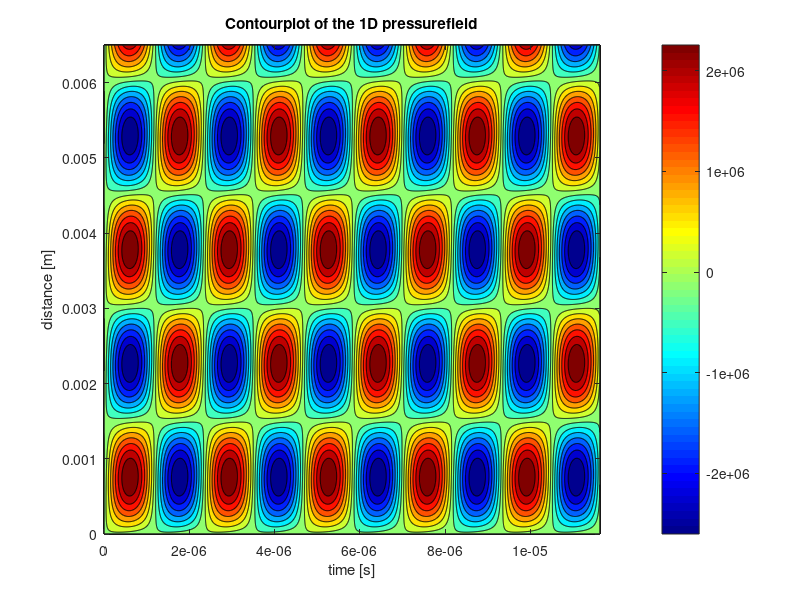
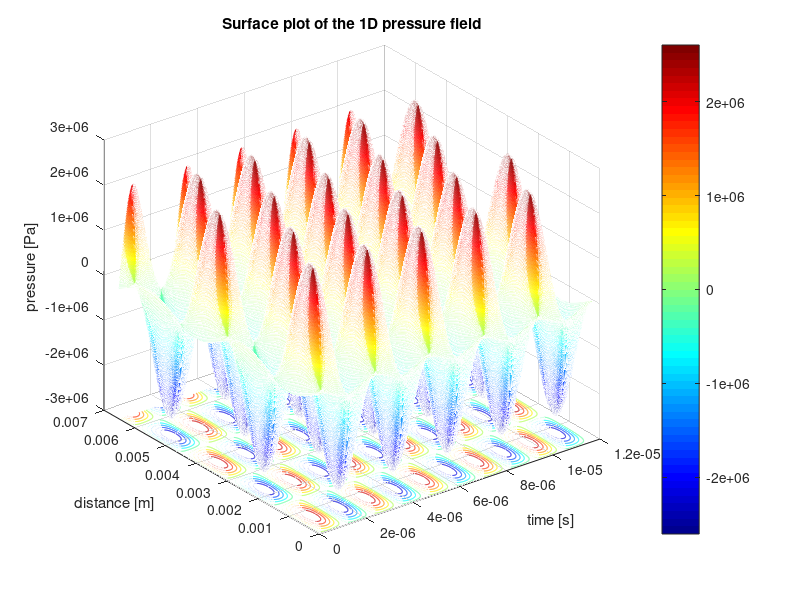

Reproduce these figures in MATLAB, in order.
% This script is an intent to accurately model a piezoelectric transuducer,
% consisting of multiple intermediate piezoelectric inactive layers. The
% modelling is done following the approach as described by Sittig in his
% paper: 'Effects of Bonding and Electrode Layers on the  Transmission     
% Parameters of Piezoelectric Transducers Used in Ultrasonic Digital Delay 
% Lines'. At first a model will be made consisting of one active
% piezoelectric plate, a backing side consisting of backing material and a
% copper electrode, and the transmission side consisting of a copper
% electrode, a front plate and housing material. The models transfer
% function from voltage input to force output, the impedance frequency  
% response function and the admittance frequency response function will be
% analyzed and if satisfying results are obtained, there will be extended
% upon the model by inclusion of a second piezoelectric active layer in
% parallel with the first layer and by taking glue layers into
% consideration.

%% close all former work
clear all; close all; clc;

%% Parameter initialization

f = 0.43*10^6;      
omg = 2*pi*f;
j = 1i;
%% Setting up the backing material matrix

% First the layer closest to the piezoelectric layer, hence the copper
% electrode.

% the material parameters

rho_Cu = 8960;  % Pure! copper density.
c_Cu = 3570;    % pure copper speed of sound.
l_Cu = 0.5*10^-3;
r_Cu = 2.5*10^-3;
A_Cu = pi*r_Cu^2;
Z_0_Cu = rho_Cu * c_Cu * A_Cu;
f_0_Cu = c_Cu/(2*l_Cu);
gamma_Cu = pi*f/f_0_Cu;

% The matrix

Back_mat_Cu = [cos(gamma_Cu) j*Z_0_Cu*sin(gamma_Cu); ...
               (j*sin(gamma_Cu))/Z_0_Cu cos(gamma_Cu)];
           
           
% Similarily the matrix is set up for the thick, cone shaped backing
% material

% the material parameters

rho_FeC = 8000;  % Pure! copper density.
c_FeC = 5800;    % pure copper speed of sound.
r_FeC = 2.5*10^-3;
A_FeC = pi*r_FeC^2;
Z_0_FeC = rho_FeC * c_FeC * A_FeC;
f_0_FeC = c_FeC/(2);                     % As the thickness of the backing is assumed to approach infinity, it is omitted. Not sure about this! Check!!
gamma_FeC = pi*f/f_0_FeC;

% the matrix

Back_mat_FeC = [cos(gamma_FeC) j*Z_0_FeC*sin(gamma_FeC); ...
                (j*sin(gamma_FeC))/Z_0_FeC cos(gamma_FeC)];
            
% The matrices are multiplied and the total impedance Z_b of the backing
% layers is obtained.

Back_mat = Back_mat_Cu*Back_mat_FeC;
A_b = Back_mat(1,1);
B_b = Back_mat(1,2);
C_b = Back_mat(2,1);
D_b = Back_mat(2,2);

Z_0b = Z_0_FeC;
Z_b = (A_b*Z_0b + B_b)/(C_b*Z_0b + D_b);    % Here Z_0b is the impedance of the final backing layer only!

%% Setting up the transmission layer matrix

% The intermediate layers in the transmission direction are obtained in the
% same way. Again starting with the intermediate layer closest to the
% peizoelectric active layer.

% The material parameters were already given before!

Trans_mat_Cu = [cos(gamma_Cu) j*Z_0_Cu*sin(gamma_Cu); ...
               (j*sin(gamma_Cu))/Z_0_Cu cos(gamma_Cu)];
% For now the glue layer is omitted and the matrix is setup for the front
% plate only. Which is made out of Steel, just as the backing material.

% material properties of steel front plate.
r_FP = 4.5*10^-3;
A_FP = pi*r_FP^2;
Z_0_FP = rho_FeC * c_FeC * A_FP;
l_FeC = 0.5*10^-3;
f_0_FP = c_FeC/(2*l_FeC);                    
gamma_FeC = pi*f/f_0_FP;

Trans_mat_FP = [cos(gamma_FeC) j*Z_0_FP*sin(gamma_FeC); ...
                (j*sin(gamma_FeC))/Z_0_FP cos(gamma_FeC)];

% Multiplication of the transmission piezoelectric inactive layers gives:

Trans_mat = Trans_mat_Cu*Trans_mat_FP;
                   
%% Setting up the matrix describing the active Piezoelectric layer

% The material parameters

rho_pz = 7800;  
c_pz = 4613;    
l_pz = 2*10^-3;
r_pz = 2.5*10^-3;
A_pz = pi*r_pz^2;
Z_0_pz = rho_pz * c_pz * A_pz;
f_0_pz = c_pz/(2*l_pz);
omg_0_pz = pi*c_pz/l_pz;
gamma_pz = pi*f/f_0_pz;
eps_0=8.854*10^-12;          
eps_33=1200*eps_0;
C_0_pz = A_pz*eps_33/l_pz;
k_pz = 0.46;                        % coupling factor in thickness direction
phi = k_pz *sqrt(Z_0_pz*C_0_pz*omg_0_pz/pi);


z_b = Z_b/Z_0_pz;
Q = cos(gamma_pz) - 1 + j*z_b*sin(gamma_pz);
pz_frac = 1/(phi*Q);
pz_mat_1 = [1 (j*phi^2)/(omg*C_0_pz); ...           % Revisit as the fraction of entry 2,1 is not clear!!
            j*omg*C_0_pz 0];
pz_mat_2 = [cos(gamma_pz)+j*z_b*sin(gamma_pz) Z_0_pz*(z_b*cos(gamma_pz)+j*sin(gamma_pz)); ...
            (j*sin(gamma_pz))/Z_0_pz 2*(cos(gamma_pz)-1)+j*z_b*sin(gamma_pz)];     
pz_mat = pz_frac*pz_mat_1*pz_mat_2;
%% Setting up the final transducer representing matrix

% Here the piezoelectric matric is multiplied by the matrix obtained from
% the transmission intermediate layers:

Final_trans_mat = pz_mat * Trans_mat;

%% Defining the sensitivity functions
A = Final_trans_mat(1,1);
B = Final_trans_mat(1,2);
C = Final_trans_mat(2,1);
D = Final_trans_mat(2,2);

Z_FP = Z_0_FeC;
Z_E = (A*Z_FP + B)/(C*Z_FP + D);            % electrical input impedance
V_IL = Z_FP/(A*Z_FP + B);                   % voltage transfer ratio between input voltage and output force


%% Plotting the resulting pressure field

V_M = 150;                                                                          % Input voltage
c_fluid = 1300;
lambda =c_fluid/f;                                                                  % wavelength of the pressure field
F_surface = V_M * V_IL;                                                       % Total force on trasnducer surface
P_surface = F_surface/A_FP;                                                  % pressure on the transducer surface

Kin_Vis=32*10^-6;
damp_coeff =(2*Kin_Vis*omg^2)/(3*c_fluid^3);                                          % Damping coefficient for attenuation within the liquid
P_field = zeros(1000,1000);                                                   % A matrix is initialized for storing the (complex)
                                                                              % pressure values varying with time and distance.     
% A standing wave is produced by attenuation of the travelling wave and its 
% reflections resulting from rebounding at the boundaries (walls). During
% the reflection at the boundaries, energy is lost which can be represented
% by a reflection coefficient, which takes the number of reflections until
% total attenuation into account. There is distinguished between the
% reflection coefficient due to impact with the right and left wall.

R1 = 4.2736;                                                                % Left wall reflection coefficient.
R2 = 4.8295;                                                                % Right wall reflection coefficient.

t = linspace(0,10*pi/omg,1000);                                               % time duration during which the pressure field
                                                                            % is monitored.
x = linspace(0,5*0.0013,1000);                                              % Distance over which the pressure field is monitored.

% Here the P_field matrix is filled with the pressure amplitudes and phase
% shifts at a certain location in space and moment in time.
 for n = 1:1000
     for m = 1:1000
     P_field(n,m) = P_surface*(R1+1) * exp(1i*omg*t(m)-1i*x(n)*2*pi/lambda) ...
         - R2*P_surface * exp(1i*omg*t(m)+1i*(x(n))*2*pi/lambda);
      end
 end

%% Contourplots of the standing pressure wave

% 2D plot which shows the pressure minima and maxima of the pressure field
figure
contourf(t,x, real(P_field), 14); colormap jet; colorbar;
xlabel('time [s]'); ylabel('distance [m]'); title('Contourplot of the 1D pressurefield');

%% Surface plots of the standing pressure wave

% 3D animation of the pressure field
figure
meshc(t,x, real(P_field)); colormap jet; colorbar;
xlabel('time [s]'); ylabel('distance [m]'); zlabel('pressure [Pa]'); title('Surface plot of the 1D pressure field');


